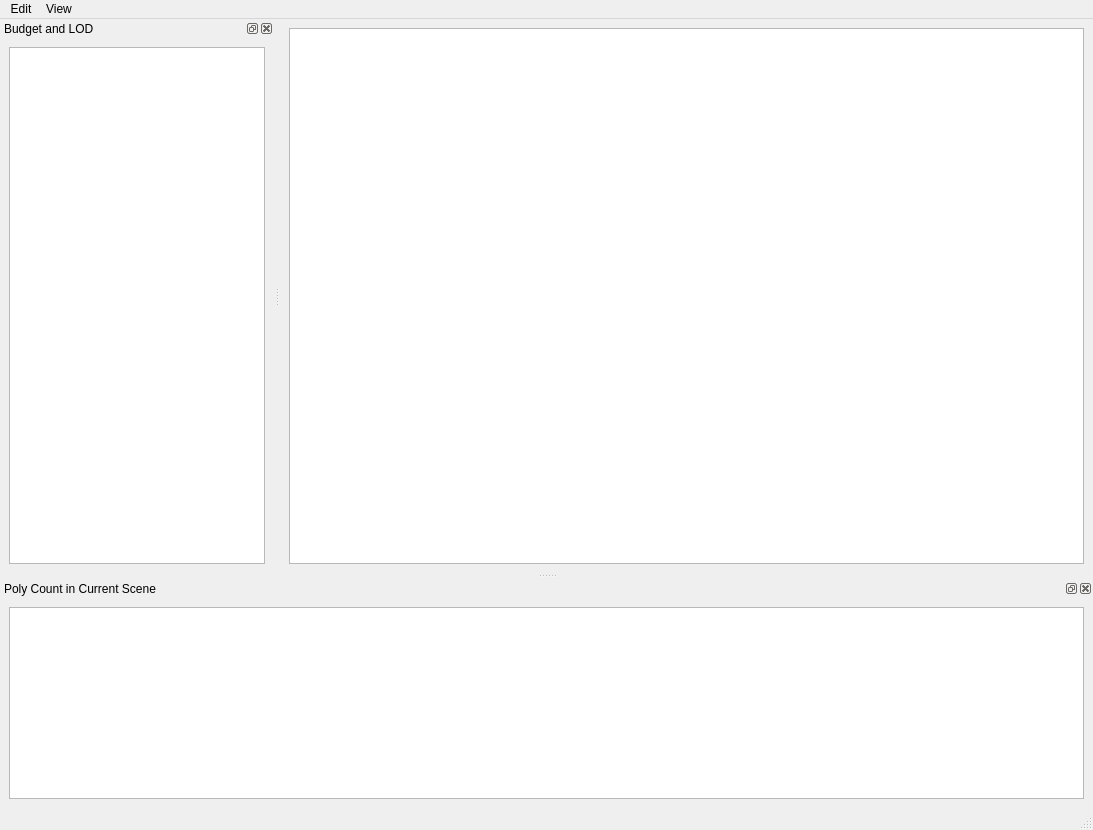
<?xml version="1.0" encoding="UTF-8"?>
<ui version="4.0">
 <class>AuditMainWindow</class>
 <widget class="QMainWindow" name="AuditMainWindow">
  <property name="geometry">
   <rect>
    <x>0</x>
    <y>0</y>
    <width>1093</width>
    <height>830</height>
   </rect>
  </property>
  <property name="windowTitle">
   <string>Audit your asset</string>
  </property>
  <widget class="QWidget" name="centralwidget">
   <layout class="QGridLayout" name="gridLayout_3">
    <item row="0" column="0">
     <widget class="QTreeView" name="sceneTreeView"/>
    </item>
   </layout>
  </widget>
  <widget class="QMenuBar" name="menubar">
   <property name="geometry">
    <rect>
     <x>0</x>
     <y>0</y>
     <width>1093</width>
     <height>21</height>
    </rect>
   </property>
   <widget class="QMenu" name="menuEdit">
    <property name="title">
     <string>Edit</string>
    </property>
    <addaction name="resetAction"/>
    <addaction name="budgetAction"/>
    <addaction name="importBudgetAction"/>
    <addaction name="polyCountAction"/>
   </widget>
   <widget class="QMenu" name="menuView">
    <property name="title">
     <string>View</string>
    </property>
   </widget>
   <addaction name="menuEdit"/>
   <addaction name="menuView"/>
  </widget>
  <widget class="QStatusBar" name="statusbar"/>
  <widget class="QDockWidget" name="budgetDock">
   <property name="minimumSize">
    <size>
     <width>89</width>
     <height>111</height>
    </size>
   </property>
   <property name="floating">
    <bool>false</bool>
   </property>
   <property name="allowedAreas">
    <set>Qt::LeftDockWidgetArea|Qt::RightDockWidgetArea</set>
   </property>
   <property name="windowTitle">
    <string>Budget and LOD</string>
   </property>
   <attribute name="dockWidgetArea">
    <number>1</number>
   </attribute>
   <widget class="QWidget" name="dockWidgetContents">
    <layout class="QGridLayout" name="gridLayout">
     <item row="0" column="0">
      <widget class="QTableView" name="budgetTabelView">
       <property name="frameShadow">
        <enum>QFrame::Plain</enum>
       </property>
      </widget>
     </item>
    </layout>
   </widget>
  </widget>
  <widget class="QDockWidget" name="polyCountDock">
   <property name="allowedAreas">
    <set>Qt::BottomDockWidgetArea</set>
   </property>
   <property name="windowTitle">
    <string>Poly Count in Current Scene</string>
   </property>
   <attribute name="dockWidgetArea">
    <number>8</number>
   </attribute>
   <widget class="QWidget" name="dockWidgetContents_2">
    <layout class="QGridLayout" name="gridLayout_2">
     <item row="0" column="0">
      <widget class="QTreeView" name="polyCountTreeView">
       <property name="mouseTracking">
        <bool>false</bool>
       </property>
       <property name="alternatingRowColors">
        <bool>true</bool>
       </property>
      </widget>
     </item>
    </layout>
   </widget>
  </widget>
  <action name="resetAction">
   <property name="text">
    <string>Reset</string>
   </property>
  </action>
  <action name="budgetAction">
   <property name="text">
    <string>Enter your budget</string>
   </property>
  </action>
  <action name="importBudgetAction">
   <property name="text">
    <string>Import Budget</string>
   </property>
  </action>
  <action name="polyCountAction">
   <property name="text">
    <string>Poly Count</string>
   </property>
  </action>
 </widget>
 <resources/>
 <connections/>
</ui>
